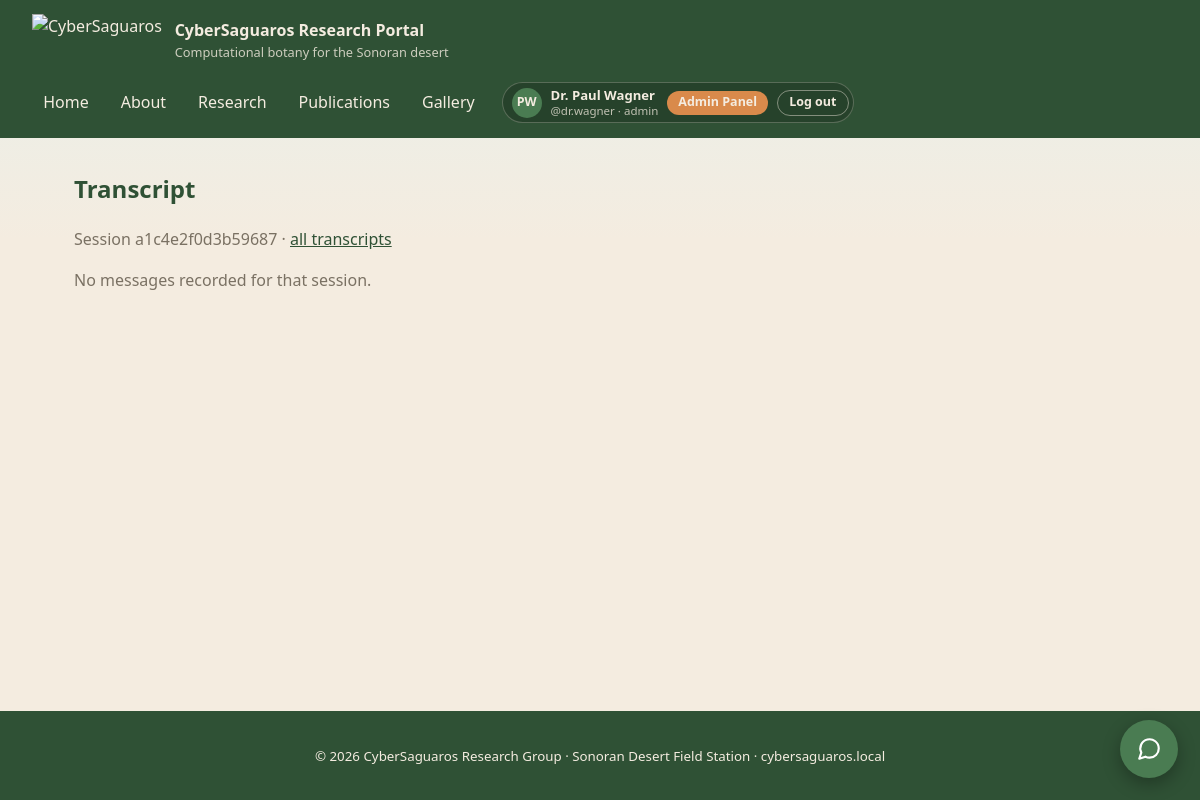
Page /admin/chat.php?session=a1c4e2f0d3b59687 (signed in) on the earlier database version.
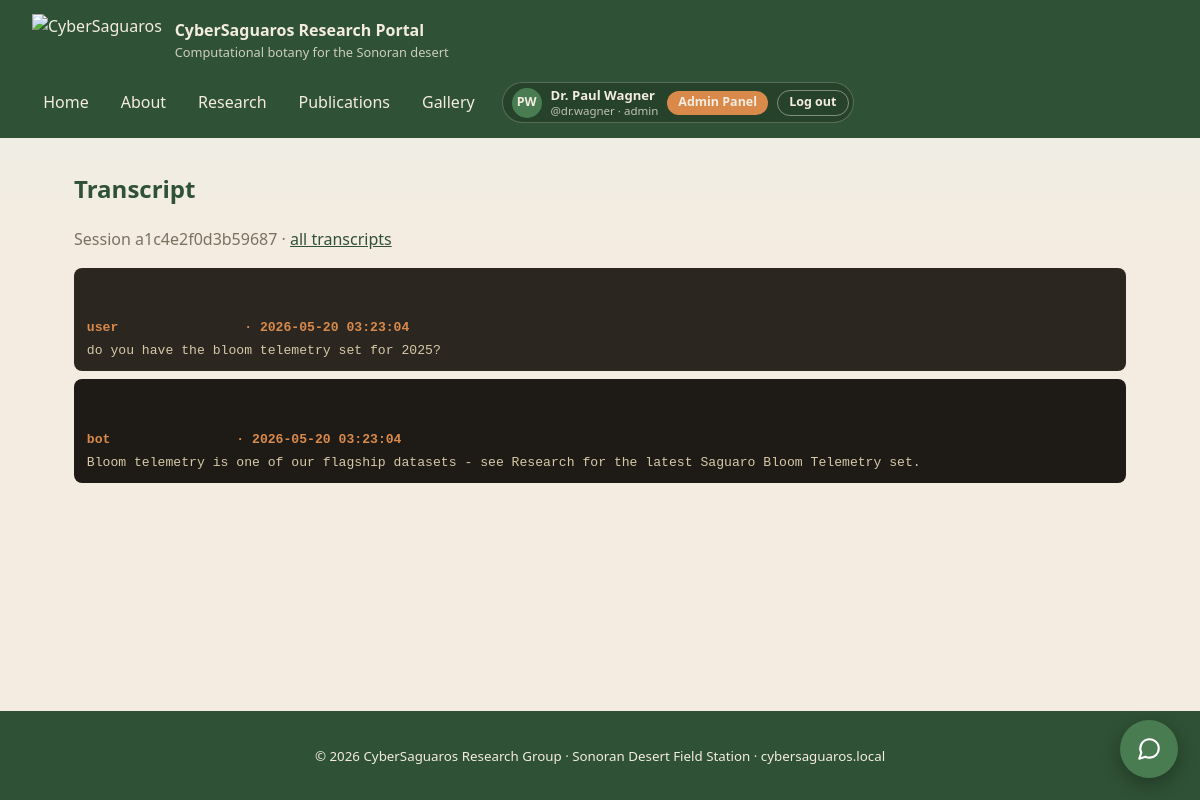
Same page on the later database version.
### tables this page shows
CREATE TABLE IF NOT EXISTS chat_logs (
  id         INT AUTO_INCREMENT PRIMARY KEY,
  session_id VARCHAR(64)  NOT NULL,
  speaker    VARCHAR(16)  NOT NULL,   
  message    TEXT         NOT NULL,
  created_at TIMESTAMP NOT NULL DEFAULT CURRENT_TIMESTAMP
);

### public/admin/chat.php (the view, shortened to what this page needs)
<?php
require_once __DIR__ . '/../../includes/layout.php';
$session = $_GET['session'] ?? '';
if ($session !== '') {
    $stmt = $pdo->prepare(
        'SELECT speaker, message, created_at FROM chat_logs
          WHERE session_id = ? ORDER BY id ASC'
    );
    $stmt->execute([$session]);
    $turns = $stmt->fetchAll();
    render_header('Transcript', '');
    ?>
    <section>
      <h1>Transcript</h1>
      <p class="muted">Session <?= htmlspecialchars($session) ?> &middot;
         <a href="/admin/chat.php">all transcripts</a></p>
      <?php if (!$turns): ?>
        <p class="muted">No messages recorded for that session.</p>
      <?php else: ?>
        <div class="transcript">
          <?php foreach ($turns as $t): ?>
            <div class="turn <?= $t['speaker'] === 'user' ? 'user' : 'bot' ?>">
              <span class="speaker"><?= htmlspecialchars($t['speaker']) ?>
                &middot; <?= htmlspecialchars((string) $t['created_at']) ?></span><?= htmlspecialchars((string) $t['message']) ?>
            </div>
          <?php endforeach; ?>
        </div>
      <?php endif; ?>
    </section>
    <?php
    render_footer();
    exit;
}
?>

### includes/layout.php (shortened to what this page needs)
<?php
function initials(string $name): string {
    $parts = preg_split('/\s+/', trim($name)) ?: [];
    $parts = array_values(array_filter($parts, static function ($p) {
        return $p !== '' && !preg_match('/^(dr|mr|ms|mrs|prof)\.?$/i', $p);
    }));
    $first = isset($parts[0][0]) ? $parts[0][0] : '?';
    $last  = count($parts) > 1 ? $parts[count($parts) - 1][0] : '';
    return strtoupper($first . $last);
}
function render_userchip(?array $me, ?array $admin): void {
    $sub = '@' . $me['username'] . ($admin ? ' · admin' : '');
    echo '<div class="userchip">'
       . '<span class="avatar">' . htmlspecialchars(initials((string) $me['display_name'])) . '</span>'
       . '<span class="who"><b>' . htmlspecialchars((string) $me['display_name']) . '</b>'
       . '<span>' . htmlspecialchars($sub) . '</span></span>';
    if ($admin) {
        echo '<a class="chip-btn admin" href="/admin/">Admin Panel</a>';
    }
    echo '<a class="chip-btn ghost" href="/logout.php">Log out</a></div>';
}
function render_header(string $title, string $active = ''): void {
    $me    = current_researcher();
    $admin = admin_identity();
    $nav = [
        '/'                 => 'Home',
        '/about.php'        => 'About',
        '/research.php'     => 'Research',
        '/publications.php' => 'Publications',
        '/gallery.php'      => 'Gallery',
    ];
    echo '<!doctype html><html lang="en"><head><meta charset="utf-8">';
    echo '<link rel="stylesheet" href="/assets/style.css"></head><body>';
    $logo = file_exists(__DIR__ . '/../public/assets/logo.png')
        ? '/assets/logo.png' : '/assets/logo.svg';
    echo '<header class="site-header"><a class="brand" href="/">';
    echo '<img class="logo" src="' . $logo . '" alt="CyberSaguaros">';
    echo '<div><strong>' . APP_NAME . '</strong>';
    echo '<small>' . APP_TAGLINE . '</small></div></a>';
    echo '<div class="header-right"><nav>';
    foreach ($nav as $href => $label) {
        $cls = ($href === $active) ? ' class="active"' : '';
        echo '<a' . $cls . ' href="' . $href . '">' . $label . '</a>';
    }
    echo '</nav>';
    render_userchip($me, $admin);
    echo '</div></header><main>';
}
function render_footer(): void {
    echo '</main><footer><small>&copy; 2026 CyberSaguaros Research Group &middot; '
       . 'Sonoran Desert Field Station &middot; cybersaguaros.local</small></footer>';
    require __DIR__ . '/chatwidget.php';
    echo '</body></html>';
}

Differences in the rows shown:
added chat_logs: speaker "user", created_at "2026-05-20 03:23:04", message "do you have the bloom telemetry set for 2025?"
added chat_logs: speaker "bot", created_at "2026-05-20 03:23:04", message "Bloom telemetry is one of our flagship datasets - see Research for the latest Saguaro Bloom Telemetry set."
Other differences:
text no longer shown: "No messages recorded for that session."
